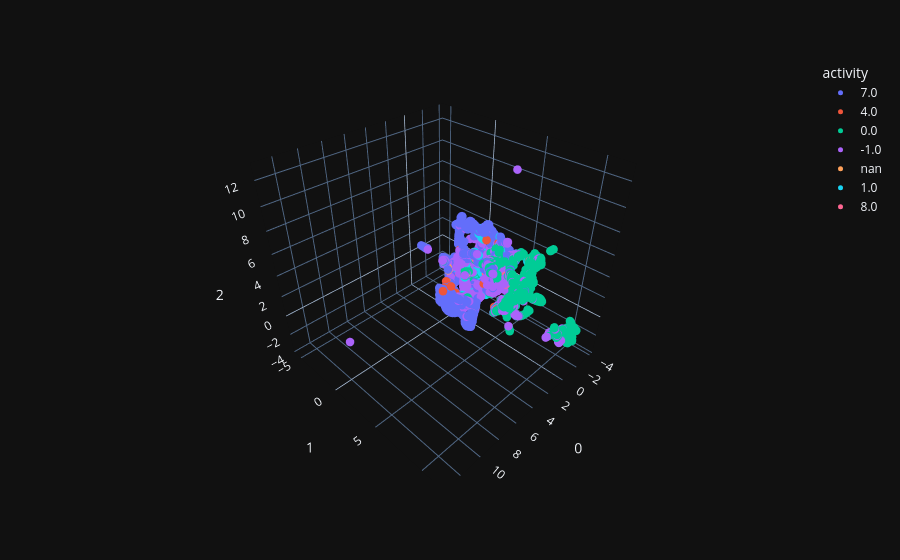

The cell this chart's notebook holds for it:
### Code cell
# umap_2d = UMAP(n_components=2)
umap_3d = UMAP(n_components=3)

# proj_2d = umap_2d.fit_transform(repre_reshape)
proj_3d = umap_3d.fit_transform(repre_reshape0)

# fig_2d = px.scatter(
#     proj_2d, x=0, y=1,
#     color=label_concat_vote.astype(str),  
#     labels={'color': 'activity'}
# )

fig_3d = px.scatter_3d(
    proj_3d, x=0, y=1, z=2,
    color=label_concat_vote0.astype(str),  
    labels={'color': 'activity'}
)
fig_3d.update_traces(marker_size=5)

# fig_2d.show()
fig_3d.show()

### Figure 1 — Plotly figure (JSON) as saved in the notebook; plotly's stock layout.template omitted (floating-point values rounded to 4 significant figures; data arrays with more than 128 entries replaced by an {"elided": "..."} marker saying what was removed)
{"data": [{"hovertemplate": "activity=7.0<br>0=%{x}<br>1=%{y}<br>2=%{z}<extra></extra>", "legendgroup": "7.0", "marker": {"color": "#636efa", "symbol": "circle", "size": 5}, "mode": "markers", "name": "7.0", "scene": "scene", "showlegend": true, "x": {"elided": "3881 float values"}, "y": {"elided": "3881 float values"}, "z": {"elided": "3881 float values"}, "type": "scatter3d"}, {"hovertemplate": "activity=4.0<br>0=%{x}<br>1=%{y}<br>2=%{z}<extra></extra>", "legendgroup": "4.0", "marker": {"color": "#EF553B", "symbol": "circle", "size": 5}, "mode": "markers", "name": "4.0", "scene": "scene", "showlegend": true, "x": [1.558, 0.01203, -0.8065, 1.017, 1.191, 1.872, 1.834, 1.268, 0.3702, 1.491, -0.5654, 1.659, 1.855, 1.542, 1.99, 1.903, 1.056, 1.844, -2.919, -3.196, -3.136, -3.145, -3.389, -3.436, -2.416, -3.433, -3.153, -2.741, -1.763, -3.469, -0.03403, -1.45, -2.38, -2.376, -0.09937, -2.596, -1.927, -2.017, -0.3569, -2.236, -3.207, -3.123, -2.603, -2.06, -2.89, -2.608, -3.197, -3.131, -2.691, -2.166, -0.2503, -1.62, -1.307, 0.2589, -1.405, -2.581, -2.235, -2.846, -2.159, -0.3938, -1.243, -2.04, -2.796, -2.166, -2.543, -2.541, -1.691, -2.333, -2.705], "y": [2.837, -0.3394, -0.2113, 0.981, 0.6114, 0.2915, 0.2569, 5.599, 6.605, 6.072, 2.851, 0.08734, 0.229, 0.08641, 0.1725, 0.1587, -0.1249, -0.06553, 2.259, 2.215, 2.199, 2.126, 2.133, 1.06, 2.005, 1.729, 0.409, 2.589, 1.256, 1.791, -0.8734, -0.6695, 1.748, 1.724, -0.2755, 0.8774, 1.208, 1.098, -0.5503, 1.939, 3.441, 3.386, 2.763, 1.536, 2.871, 3.049, 3.659, 3.397, 3.362, 2.705, -0.4382, -0.8109, 0.7307, -0.9996, 0.647, 1.652, 0.8164, 1.345, 0.7225, -0.7535, -0.7167, 1.724, 0.6201, 2.046, 1.266, 2.432, 0.8354, 2.463, 2.909], "z": [-0.4562, 0.4841, 1.502, -0.6384, -0.02959, -0.366, -0.3913, 0.5791, 1.078, 0.7307, 0.5213, -0.3573, -0.4964, -0.2897, -0.6548, -0.4803, 0.07172, -0.2671, 3.003, 3.156, 3.157, 3.192, 2.647, 2.84, 2.441, 2.792, 3.292, 2.525, 0.02684, 3.142, 0.9446, 0.258, 1.294, 0.5165, 0.4245, 4.01, 0.118, 0.1315, 0.4281, 2.292, 2.278, 2.002, 0.8238, 0.2828, 1.499, 0.7509, 2.362, 1.962, 0.5916, 0.05099, 0.8854, 1.884, 2.387, 1.148, 2.269, 0.7831, 0.2304, 0.5767, 0.3139, 0.9381, 2.053, 2.318, -0.1044, 1.827, 3.387, 0.4522, -0.08272, 0.06431, 0.752], "type": "scatter3d"}, {"hovertemplate": "activity=0.0<br>0=%{x}<br>1=%{y}<br>2=%{z}<extra></extra>", "legendgroup": "0.0", "marker": {"color": "#00cc96", "symbol": "circle", "size": 5}, "mode": "markers", "name": "0.0", "scene": "scene", "showlegend": true, "x": {"elided": "1975 float values"}, "y": {"elided": "1975 float values"}, "z": {"elided": "1975 float values"}, "type": "scatter3d"}, {"hovertemplate": "activity=-1.0<br>0=%{x}<br>1=%{y}<br>2=%{z}<extra></extra>", "legendgroup": "-1.0", "marker": {"color": "#ab63fa", "symbol": "circle", "size": 5}, "mode": "markers", "name": "-1.0", "scene": "scene", "showlegend": true, "x": {"elided": "1556 float values"}, "y": {"elided": "1556 float values"}, "z": {"elided": "1556 float values"}, "type": "scatter3d"}, {"hovertemplate": "activity=nan<br>0=%{x}<br>1=%{y}<br>2=%{z}<extra></extra>", "legendgroup": "nan", "marker": {"color": "#FFA15A", "symbol": "circle", "size": 5}, "mode": "markers", "name": "nan", "scene": "scene", "showlegend": true, "x": [1.02, 1.888, 0.3768, 0.2792, 0.5499, -0.5832, -1.042, -0.4935, -2.228, -2.776, -2.251, -2.467, -2.742, -2.609, -2.821, -2.753], "y": [-0.0519, -0.06003, -0.5458, -0.6952, 5.915, 0.6835, 0.737, -0.1415, 2.045, 3.107, 2.649, 2.38, 2.842, 2.518, 2.714, 3.123], "z": [0.01344, -0.3012, 0.715, 0.8868, 1.021, 0.3831, 0.5153, 1.009, 1.914, 0.6666, 0.2472, 0.4842, 0.5702, 0.3131, 0.6797, 0.6728], "type": "scatter3d"}, {"hovertemplate": "activity=1.0<br>0=%{x}<br>1=%{y}<br>2=%{z}<extra></extra>", "legendgroup": "1.0", "marker": {"color": "#19d3f3", "symbol": "circle", "size": 5}, "mode": "markers", "name": "1.0", "scene": "scene", "showlegend": true, "x": {"elided": "158 float values"}, "y": {"elided": "158 float values"}, "z": {"elided": "158 float values"}, "type": "scatter3d"}, {"hovertemplate": "activity=8.0<br>0=%{x}<br>1=%{y}<br>2=%{z}<extra></extra>", "legendgroup": "8.0", "marker": {"color": "#FF6692", "symbol": "circle", "size": 5}, "mode": "markers", "name": "8.0", "scene": "scene", "showlegend": true, "x": [-3.09, -3.22, -3.076, -3.296, -3.385, -3.459, -0.9775, -2.665, -2.834, -2.789, -2.964, -2.96, -2.918, -2.607, -3.022, 1.123, 1.175, 1.122, -2.322, -2.548, -2.524, -2.406, -2.417, -2.061, -1.404, 0.2381, 0.2931, -0.246, 0.9684, -0.02654, -0.2999, -1.841, -1.965, -1.637, -1.254, -1.268, -2.36, -2.149, -2.021], "y": [3.991, 3.783, 4.08, 4.222, 4.303, 4.436, 0.3643, 5.868, 6.102, 6.093, 5.335, 4.608, 4.36, 3.459, 4.529, 6.566, 6.743, 6.941, 4.448, 3.708, 3.677, 4.323, 3.738, 1.806, 1.133, 6.535, 6.429, 7.009, 6.955, 7.1, 6.525, 4.6, 4.429, 3.85, 5.899, 7.219, 2.7, 1.9, 4.133], "z": [2.324, 2.521, 2.417, 2.619, 2.728, 2.811, 0.973, 3.352, 3.693, 3.652, -1.043, -0.2343, -0.2075, -0.1133, -0.4317, 0.735, 0.6639, 0.6392, 1.086, 1.0, 0.7693, 0.9469, 0.896, 0.3796, 1.838, 1.655, 1.531, 2.2, 1.442, 2.014, 1.95, 0.8968, 0.8124, 0.476, 1.744, 1.117, -0.00666, 1.832, 0.3488], "type": "scatter3d"}], "layout": {"scene": {"domain": {"x": [0.0, 1.0], "y": [0.0, 1.0]}, "xaxis": {"title": {"text": "0"}}, "yaxis": {"title": {"text": "1"}}, "zaxis": {"title": {"text": "2"}}}, "legend": {"title": {"text": "activity"}, "tracegroupgap": 0}, "margin": {"t": 60}}}
